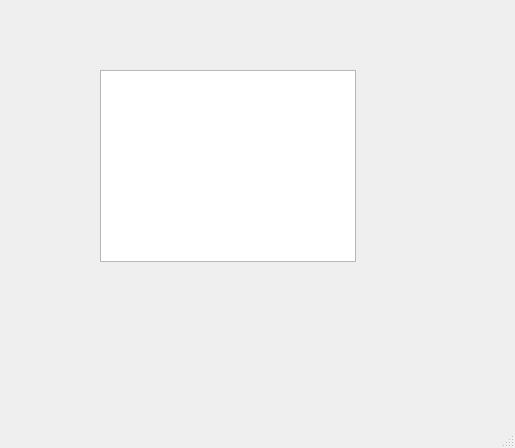
<?xml version="1.0" encoding="UTF-8"?>
<ui version="4.0">
 <class>MainWindow</class>
 <widget class="QMainWindow" name="MainWindow">
  <property name="geometry">
   <rect>
    <x>0</x>
    <y>0</y>
    <width>515</width>
    <height>448</height>
   </rect>
  </property>
  <property name="sizePolicy">
   <sizepolicy hsizetype="Minimum" vsizetype="Minimum">
    <horstretch>0</horstretch>
    <verstretch>0</verstretch>
   </sizepolicy>
  </property>
  <property name="minimumSize">
   <size>
    <width>400</width>
    <height>300</height>
   </size>
  </property>
  <property name="windowTitle">
   <string>MainWindow</string>
  </property>
  <property name="autoFillBackground">
   <bool>false</bool>
  </property>
  <widget class="QWidget" name="centralwidget">
   <widget class="QListView" name="listView">
    <property name="geometry">
     <rect>
      <x>100</x>
      <y>70</y>
      <width>256</width>
      <height>192</height>
     </rect>
    </property>
    <property name="editTriggers">
     <set>QAbstractItemView::EditKeyPressed</set>
    </property>
   </widget>
  </widget>
  <widget class="QMenuBar" name="menubar">
   <property name="geometry">
    <rect>
     <x>0</x>
     <y>0</y>
     <width>515</width>
     <height>23</height>
    </rect>
   </property>
  </widget>
  <widget class="QStatusBar" name="statusbar"/>
 </widget>
 <resources/>
 <connections/>
</ui>
